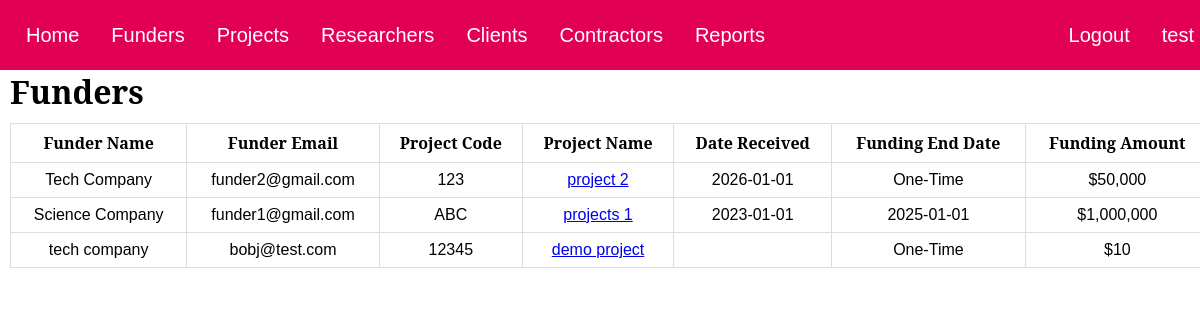
The app's page /fundersList.php (signed in) with its own data.
### tables this page shows
CREATE TABLE `funders` (
  `entity_id` int(11) DEFAULT NULL,
  `project_code` varchar(100) DEFAULT NULL,
  `funding_amt` decimal(10,0) DEFAULT NULL,
  `date_given` date DEFAULT NULL,
  `end_date` date DEFAULT NULL,
  KEY `Funders_Entities_FK` (`entity_id`),
  KEY `Funders_Projects_FK` (`project_code`),
  CONSTRAINT `Funders_Entities_FK` FOREIGN KEY (`entity_id`) REFERENCES `entities` (`id`),
  CONSTRAINT `Funders_Projects_FK` FOREIGN KEY (`project_code`) REFERENCES `projects` (`project_code`)
);

CREATE TABLE `entities` (
  `id` int(11) NOT NULL AUTO_INCREMENT,
  `first_name` varchar(100) DEFAULT NULL,
  `last_name` varchar(100) DEFAULT NULL,
  `email` varchar(200) DEFAULT NULL,
  `salutation` varchar(10) DEFAULT NULL,
  `company` varchar(100) DEFAULT NULL,
  `category` enum('non-student','Undergraduate','Masters','PHD','Other') DEFAULT NULL,
  PRIMARY KEY (`id`),
  UNIQUE KEY `email` (`email`)
);

CREATE TABLE `projects` (
  `project_code` varchar(100) NOT NULL,
  `title` varchar(200) DEFAULT NULL,
  `description` mediumtext DEFAULT NULL,
  `stage` enum('Ideation','Proposal in Progress','Awaiting Funding','In Progress','Completed - Not Signed Off','Completed - Signed Off') DEFAULT NULL,
  `type` varchar(100) DEFAULT NULL,
  `start_date` date DEFAULT NULL,
  `end_date` date DEFAULT NULL,
  `status` enum('Green','Yellow','Red') NOT NULL,
  PRIMARY KEY (`project_code`)
);

### fundersList.php (the view, shortened to what this page needs)
<html>
<head>
    <link rel="stylesheet" href="index.css">
</head>
<body onload='displayHeader()'>
  <div class='header' id='header'></div>
<h1>Funders</h1>
<table>
  <tr>
    <th>Funder Name</th>
    <th>Funder Email</th>
    <th>Project Code</th>
    <th>Project Name</th>
    <th>Date Received</th>
    <th>Funding End Date</th>
    <th>Funding Amount</th>
  </tr>
<?php
$sqli = new mysqli('localhost:3306','root','','Research');
$fullquery = "SELECT e.company,
              e.first_name,
              e.last_name,
              e.salutation,
              e.email,
              f.project_code,
              p.title,
              f.date_given,
              f.end_date,
              f.funding_amt
              FROM Funders f, Entities e, Projects p
              WHERE e.id = f.entity_id AND f.project_code = p.project_code
              ORDER BY f.date_given DESC";
$result = mysqli_query($sqli, $fullquery);
if(mysqli_num_rows($result) !== 0){
  while ($row = mysqli_fetch_array($result)) {
    $company = stripslashes($row['company']);
    $email = stripslashes($row['email']);
    $projectCode = stripslashes($row['project_code']);
    $projectTitle = stripslashes($row['title']);
    $dateGiven = stripslashes($row['date_given']);
    $endDate = stripslashes($row['end_date']);
    $fundingAmt = stripslashes($row['funding_amt']);
    if($dateGiven == $endDate){
      $endDate = "One-Time";
    }
    $entry = "<tr>
                <td>".$company."</td>
                <td>".$email."</td>
                <td>".$projectCode."</td>
                <td><a href='projectPage.php?project_code=\"".$projectCode."\"'>".$projectTitle."</td>
                <td>".$dateGiven."</td>
                <td>".$endDate."</td>
                <td>$".number_format($fundingAmt)."</td>
              </tr>";
    echo $entry;
  }
}
?>
</table>
</body>
</html>

### index.css (style rules this page uses)
* { margin: 0; padding: 0; font-family: 'Modern Era', sans-serif; }
html { height: 100%; }
body { min-height: 100%; background-color: white; }
.header { background: #E10054; padding: 10px; min-width: 100%; height: 50px; }
table { margin: 10px; padding: 10px; }
h1, h2, h3 { margin-left: 10px; }

### fundersList.php (style rules this page uses)
table { font-family: arial, sans-serif; border-collapse: collapse; width: 100%; }
td, th { border: 1px solid #dddddd; text-align: left; padding: 8px; text-align: center; }
h1, th { font-family: 'Noto Serif'; }

### records on screen
funders: entity_id.company "Tech Company", entity_id.email "funder2@gmail.com", project_code "123", project_code.title "project 2", date_given "2026-01-01", endDate "One-Time", funding_amt "50,000"
funders: entity_id.company "Science Company", entity_id.email "funder1@gmail.com", project_code "ABC", project_code.title "projects 1", date_given "2023-01-01", end_date "2025-01-01", funding_amt "1,000,000"
funders: entity_id.company "tech company", entity_id.email "bobj@test.com", project_code "12345", project_code.title "demo project", endDate "One-Time", funding_amt "10"
